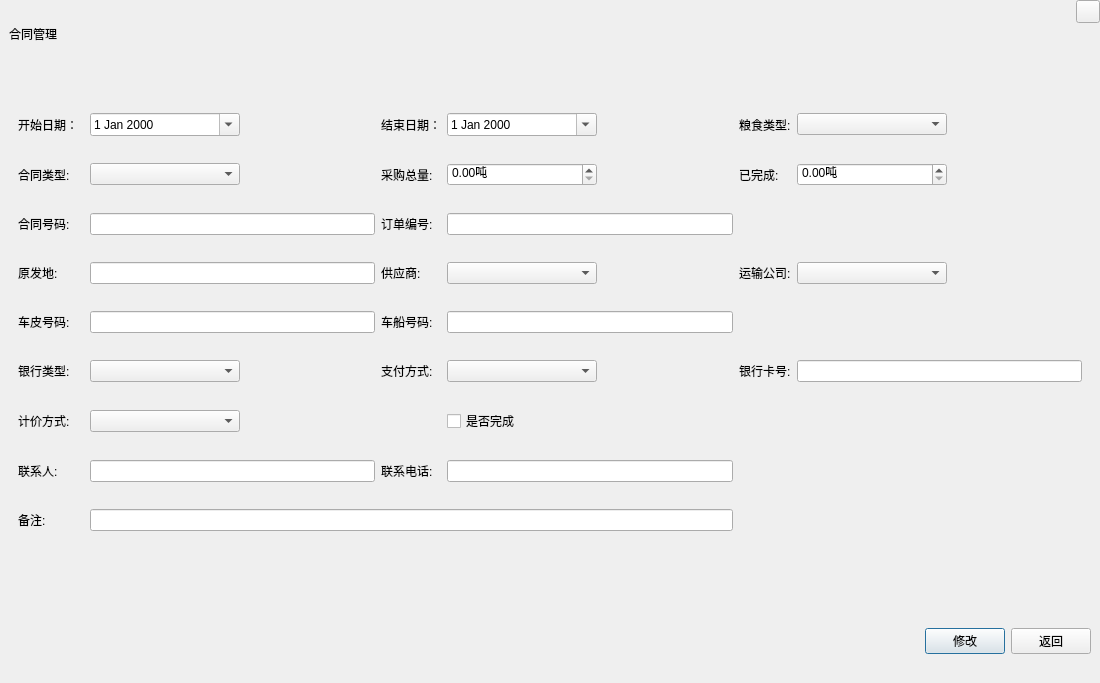
<?xml version="1.0" encoding="UTF-8"?>
<ui version="4.0">
 <class>FrmContractEdit</class>
 <widget class="QDialog" name="FrmContractEdit">
  <property name="geometry">
   <rect>
    <x>0</x>
    <y>0</y>
    <width>1100</width>
    <height>683</height>
   </rect>
  </property>
  <property name="windowTitle">
   <string>Dialog</string>
  </property>
  <layout class="QGridLayout" name="gridLayout_3" rowstretch="1,9,0">
   <property name="leftMargin">
    <number>0</number>
   </property>
   <property name="topMargin">
    <number>0</number>
   </property>
   <property name="rightMargin">
    <number>0</number>
   </property>
   <property name="bottomMargin">
    <number>0</number>
   </property>
   <item row="0" column="0">
    <widget class="QWidget" name="widget" native="true">
     <layout class="QHBoxLayout" name="horizontalLayout">
      <property name="topMargin">
       <number>0</number>
      </property>
      <property name="rightMargin">
       <number>0</number>
      </property>
      <property name="bottomMargin">
       <number>0</number>
      </property>
      <item>
       <widget class="QLabel" name="labTitle">
        <property name="text">
         <string>合同管理</string>
        </property>
       </widget>
      </item>
      <item>
       <spacer name="horizontalSpacer">
        <property name="orientation">
         <enum>Qt::Horizontal</enum>
        </property>
        <property name="sizeHint" stdset="0">
         <size>
          <width>40</width>
          <height>20</height>
         </size>
        </property>
       </spacer>
      </item>
      <item>
       <widget class="QWidget" name="widget_3" native="true">
        <layout class="QGridLayout" name="gridLayout">
         <property name="leftMargin">
          <number>0</number>
         </property>
         <property name="topMargin">
          <number>0</number>
         </property>
         <property name="rightMargin">
          <number>0</number>
         </property>
         <property name="bottomMargin">
          <number>0</number>
         </property>
         <item row="0" column="0">
          <widget class="QToolButton" name="toolButton">
           <property name="text">
            <string/>
           </property>
          </widget>
         </item>
         <item row="1" column="0">
          <spacer name="verticalSpacer">
           <property name="orientation">
            <enum>Qt::Vertical</enum>
           </property>
           <property name="sizeHint" stdset="0">
            <size>
             <width>20</width>
             <height>40</height>
            </size>
           </property>
          </spacer>
         </item>
        </layout>
       </widget>
      </item>
     </layout>
    </widget>
   </item>
   <item row="1" column="0">
    <widget class="QWidget" name="widget_2" native="true">
     <layout class="QVBoxLayout" name="verticalLayout" stretch="9,1">
      <item>
       <widget class="QWidget" name="widget_4" native="true">
        <layout class="QGridLayout" name="gridLayout_2">
         <item row="0" column="0">
          <widget class="QLabel" name="label">
           <property name="text">
            <string>开始日期：</string>
           </property>
          </widget>
         </item>
         <item row="0" column="4">
          <widget class="QLabel" name="label_4">
           <property name="text">
            <string>结束日期：</string>
           </property>
          </widget>
         </item>
         <item row="0" column="7">
          <widget class="QLabel" name="label_15">
           <property name="text">
            <string>粮食类型:</string>
           </property>
          </widget>
         </item>
         <item row="0" column="8">
          <widget class="QComboBox" name="cbxGrainType">
           <property name="minimumSize">
            <size>
             <width>150</width>
             <height>0</height>
            </size>
           </property>
          </widget>
         </item>
         <item row="0" column="9">
          <spacer name="horizontalSpacer_6">
           <property name="orientation">
            <enum>Qt::Horizontal</enum>
           </property>
           <property name="sizeHint" stdset="0">
            <size>
             <width>113</width>
             <height>20</height>
            </size>
           </property>
          </spacer>
         </item>
         <item row="1" column="0">
          <widget class="QLabel" name="label_3">
           <property name="text">
            <string>合同类型:</string>
           </property>
          </widget>
         </item>
         <item row="1" column="2">
          <widget class="QComboBox" name="cbxContractType">
           <property name="minimumSize">
            <size>
             <width>150</width>
             <height>0</height>
            </size>
           </property>
           <property name="duplicatesEnabled">
            <bool>false</bool>
           </property>
           <property name="frame">
            <bool>true</bool>
           </property>
          </widget>
         </item>
         <item row="1" column="3">
          <spacer name="horizontalSpacer_3">
           <property name="orientation">
            <enum>Qt::Horizontal</enum>
           </property>
           <property name="sizeHint" stdset="0">
            <size>
             <width>105</width>
             <height>20</height>
            </size>
           </property>
          </spacer>
         </item>
         <item row="1" column="4">
          <widget class="QLabel" name="label_12">
           <property name="text">
            <string>采购总量:</string>
           </property>
          </widget>
         </item>
         <item row="1" column="5">
          <widget class="QDoubleSpinBox" name="dbSpinBoxTotal">
           <property name="suffix">
            <string>吨</string>
           </property>
          </widget>
         </item>
         <item row="1" column="6">
          <spacer name="horizontalSpacer_4">
           <property name="orientation">
            <enum>Qt::Horizontal</enum>
           </property>
           <property name="sizeHint" stdset="0">
            <size>
             <width>106</width>
             <height>20</height>
            </size>
           </property>
          </spacer>
         </item>
         <item row="1" column="7">
          <widget class="QLabel" name="label_17">
           <property name="text">
            <string>已完成:</string>
           </property>
          </widget>
         </item>
         <item row="1" column="8">
          <widget class="QDoubleSpinBox" name="dbSpinBoxConmpleted">
           <property name="suffix">
            <string>吨</string>
           </property>
          </widget>
         </item>
         <item row="2" column="0">
          <widget class="QLabel" name="label_2">
           <property name="text">
            <string>合同号码:</string>
           </property>
          </widget>
         </item>
         <item row="2" column="2" colspan="2">
          <widget class="QLineEdit" name="editContractNumber">
           <property name="inputMask">
            <string/>
           </property>
          </widget>
         </item>
         <item row="2" column="4">
          <widget class="QLabel" name="label_5">
           <property name="text">
            <string>订单编号:</string>
           </property>
          </widget>
         </item>
         <item row="2" column="5" colspan="2">
          <widget class="QLineEdit" name="editOrder"/>
         </item>
         <item row="3" column="0">
          <widget class="QLabel" name="label_11">
           <property name="text">
            <string>原发地:</string>
           </property>
          </widget>
         </item>
         <item row="3" column="2" colspan="2">
          <widget class="QLineEdit" name="editSource"/>
         </item>
         <item row="3" column="4">
          <widget class="QLabel" name="label_10">
           <property name="text">
            <string>供应商:</string>
           </property>
          </widget>
         </item>
         <item row="3" column="5">
          <widget class="QComboBox" name="cbxSupplier">
           <property name="minimumSize">
            <size>
             <width>150</width>
             <height>0</height>
            </size>
           </property>
          </widget>
         </item>
         <item row="3" column="7">
          <widget class="QLabel" name="label_8">
           <property name="text">
            <string>运输公司:</string>
           </property>
          </widget>
         </item>
         <item row="3" column="8">
          <widget class="QComboBox" name="cbxTransport"/>
         </item>
         <item row="3" column="9">
          <spacer name="horizontalSpacer_7">
           <property name="orientation">
            <enum>Qt::Horizontal</enum>
           </property>
           <property name="sizeHint" stdset="0">
            <size>
             <width>105</width>
             <height>20</height>
            </size>
           </property>
          </spacer>
         </item>
         <item row="4" column="0">
          <widget class="QLabel" name="label_14">
           <property name="text">
            <string>车皮号码:</string>
           </property>
          </widget>
         </item>
         <item row="4" column="2" colspan="2">
          <widget class="QLineEdit" name="editWagonID"/>
         </item>
         <item row="4" column="4">
          <widget class="QLabel" name="label_9">
           <property name="text">
            <string>车船号码:</string>
           </property>
          </widget>
         </item>
         <item row="4" column="5" colspan="2">
          <widget class="QLineEdit" name="editTransportID"/>
         </item>
         <item row="5" column="0" colspan="2">
          <widget class="QLabel" name="label_6">
           <property name="text">
            <string>银行类型:</string>
           </property>
          </widget>
         </item>
         <item row="5" column="2">
          <widget class="QComboBox" name="cbxBankType"/>
         </item>
         <item row="5" column="3">
          <spacer name="horizontalSpacer_8">
           <property name="orientation">
            <enum>Qt::Horizontal</enum>
           </property>
           <property name="sizeHint" stdset="0">
            <size>
             <width>105</width>
             <height>20</height>
            </size>
           </property>
          </spacer>
         </item>
         <item row="5" column="4">
          <widget class="QLabel" name="label_13">
           <property name="text">
            <string>支付方式:</string>
           </property>
          </widget>
         </item>
         <item row="5" column="5">
          <widget class="QComboBox" name="cbxPayType"/>
         </item>
         <item row="5" column="6">
          <spacer name="horizontalSpacer_9">
           <property name="orientation">
            <enum>Qt::Horizontal</enum>
           </property>
           <property name="sizeHint" stdset="0">
            <size>
             <width>106</width>
             <height>20</height>
            </size>
           </property>
          </spacer>
         </item>
         <item row="5" column="7">
          <widget class="QLabel" name="label_7">
           <property name="text">
            <string>银行卡号:</string>
           </property>
          </widget>
         </item>
         <item row="5" column="8" colspan="2">
          <widget class="QLineEdit" name="editBankID">
           <property name="text">
            <string/>
           </property>
          </widget>
         </item>
         <item row="6" column="0">
          <widget class="QLabel" name="label_16">
           <property name="text">
            <string>计价方式:</string>
           </property>
          </widget>
         </item>
         <item row="6" column="2">
          <widget class="QComboBox" name="cbxValuation"/>
         </item>
         <item row="6" column="3">
          <spacer name="horizontalSpacer_10">
           <property name="orientation">
            <enum>Qt::Horizontal</enum>
           </property>
           <property name="sizeHint" stdset="0">
            <size>
             <width>105</width>
             <height>20</height>
            </size>
           </property>
          </spacer>
         </item>
         <item row="6" column="5">
          <widget class="QCheckBox" name="cbxIsComplete">
           <property name="text">
            <string>是否完成</string>
           </property>
          </widget>
         </item>
         <item row="7" column="0">
          <widget class="QLabel" name="label_18">
           <property name="text">
            <string>联系人:</string>
           </property>
          </widget>
         </item>
         <item row="7" column="4">
          <widget class="QLabel" name="label_19">
           <property name="text">
            <string>联系电话:</string>
           </property>
          </widget>
         </item>
         <item row="7" column="5" colspan="2">
          <widget class="QLineEdit" name="editPhone"/>
         </item>
         <item row="8" column="0">
          <widget class="QLabel" name="label_20">
           <property name="text">
            <string>备注:</string>
           </property>
          </widget>
         </item>
         <item row="7" column="2" colspan="2">
          <widget class="QLineEdit" name="editContacts"/>
         </item>
         <item row="8" column="2" colspan="5">
          <widget class="QLineEdit" name="editMark"/>
         </item>
         <item row="0" column="2">
          <widget class="QDateEdit" name="dateEditStart">
           <property name="calendarPopup">
            <bool>true</bool>
           </property>
          </widget>
         </item>
         <item row="0" column="5">
          <widget class="QDateEdit" name="dateEditEnd">
           <property name="calendarPopup">
            <bool>true</bool>
           </property>
          </widget>
         </item>
        </layout>
       </widget>
      </item>
      <item>
       <layout class="QHBoxLayout" name="horizontalLayout_2">
        <property name="topMargin">
         <number>60</number>
        </property>
        <property name="bottomMargin">
         <number>20</number>
        </property>
        <item>
         <spacer name="horizontalSpacer_2">
          <property name="orientation">
           <enum>Qt::Horizontal</enum>
          </property>
          <property name="sizeHint" stdset="0">
           <size>
            <width>40</width>
            <height>20</height>
           </size>
          </property>
         </spacer>
        </item>
        <item>
         <widget class="QPushButton" name="btnEdit">
          <property name="text">
           <string>修改</string>
          </property>
         </widget>
        </item>
        <item>
         <widget class="QPushButton" name="btnEdit_2">
          <property name="text">
           <string>返回</string>
          </property>
         </widget>
        </item>
       </layout>
      </item>
     </layout>
    </widget>
   </item>
  </layout>
 </widget>
 <resources/>
 <connections/>
</ui>
